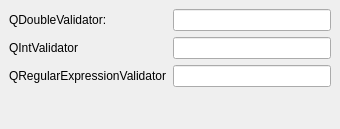
<?xml version="1.0" encoding="UTF-8"?>
<ui version="4.0">
 <class>MainWindow</class>
 <widget class="QMainWindow" name="MainWindow">
  <property name="geometry">
   <rect>
    <x>0</x>
    <y>0</y>
    <width>340</width>
    <height>129</height>
   </rect>
  </property>
  <property name="windowTitle">
   <string>QLineEdit-QValidator-Example</string>
  </property>
  <widget class="QWidget" name="centralwidget">
   <layout class="QGridLayout" name="gridLayout">
    <item row="0" column="0">
     <layout class="QFormLayout" name="formLayout">
      <item row="0" column="0">
       <widget class="QLabel" name="labelDouble">
        <property name="text">
         <string>QDoubleValidator:</string>
        </property>
       </widget>
      </item>
      <item row="0" column="1">
       <widget class="QLineEdit" name="lineEditDouble"/>
      </item>
      <item row="1" column="0">
       <widget class="QLabel" name="labelInt">
        <property name="text">
         <string>QIntValidator</string>
        </property>
       </widget>
      </item>
      <item row="1" column="1">
       <widget class="QLineEdit" name="lineEditInt"/>
      </item>
      <item row="2" column="0">
       <widget class="QLabel" name="labelRegExp">
        <property name="text">
         <string>QRegularExpressionValidator</string>
        </property>
       </widget>
      </item>
      <item row="2" column="1">
       <widget class="QLineEdit" name="lineEditRegExp"/>
      </item>
     </layout>
    </item>
    <item row="1" column="0">
     <spacer name="verticalSpacer">
      <property name="orientation">
       <enum>Qt::Vertical</enum>
      </property>
      <property name="sizeHint" stdset="0">
       <size>
        <width>20</width>
        <height>40</height>
       </size>
      </property>
     </spacer>
    </item>
   </layout>
  </widget>
 </widget>
 <resources/>
 <connections/>
</ui>
